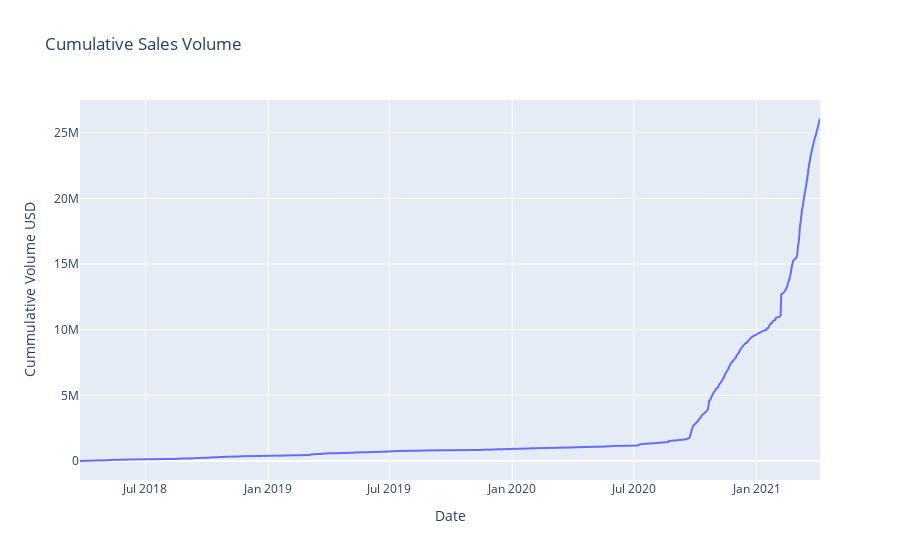

Source (notebook cell):
### Code cell
cum_sales_fig = px.line(df_holders_and_vol, y="Cummulative Volume USD",
    labels={"Date Parsed": "Date"},
    title= "Cumulative Sales Volume"
    )
cum_sales_fig.show()

### Figure 1 — Plotly figure (JSON) as saved in the notebook; plotly's stock layout.template omitted (floating-point values rounded to 4 significant figures; data arrays with more than 128 entries replaced by an {"elided": "..."} marker saying what was removed)
{"data": [{"hovertemplate": "Date=%{x}<br>Cummulative Volume USD=%{y}<extra></extra>", "legendgroup": "", "line": {"color": "#636efa", "dash": "solid"}, "mode": "lines", "name": "", "showlegend": false, "type": "scattergl", "x": {"elided": "1111 str values"}, "xaxis": "x", "y": {"elided": "1111 float values"}, "yaxis": "y"}], "layout": {"legend": {"tracegroupgap": 0}, "title": {"text": "Cumulative Sales Volume"}, "xaxis": {"anchor": "y", "domain": [0, 1], "title": {"text": "Date"}}, "yaxis": {"anchor": "x", "domain": [0, 1], "title": {"text": "Cummulative Volume USD"}}}}
